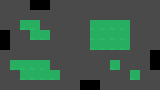

A 2D game scene composited from a Tiled map and its tileset images. What follows is a short description and the map's XML, with every tile layer's data as written:
An orthogonal 16x9 tile map with 10x10 px tiles, 1 tile layer (Слой тайлов 1) and 12 objects.

<map version="1.2" tiledversion="1.2.5" orientation="orthogonal" renderorder="right-down" width="16" height="9" tilewidth="10" tileheight="10" infinite="0" nextlayerid="3" nextobjectid="14">
 <tileset firstgid="1" source="Tiles.tsx" />
 <layer id="1" name="Слой тайлов 1" width="16" height="9">
  <data encoding="csv">
768,768,768,0,0,768,768,768,768,768,768,768,768,768,768,768,
768,768,768,768,768,768,768,768,768,768,768,768,768,768,768,768,
768,768,8,8,768,768,768,768,768,8,8,8,8,768,768,768,
0,768,768,8,8,768,768,768,768,8,8,8,8,768,768,768,
0,768,768,768,768,768,768,768,768,8,8,8,8,768,768,768,
768,768,768,768,768,768,768,768,768,768,768,768,768,768,768,201,
768,8,8,8,8,768,768,768,768,768,768,8,768,768,768,0,
768,768,8,8,8,8,768,768,768,768,768,768,768,8,768,768,
768,768,768,768,768,768,768,768,0,0,768,768,768,768,768,768
</data>
 </layer>
 <objectgroup id="2" name="Objects">
  <object id="1" x="0.15949" y="29.6651">
   <polyline points="0,0 -0.318979,-29.8246 29.3461,-29.9841" />
  </object>
  <object id="2" x="49.6013" y="-0.15949">
   <polyline points="0,0 110.207,-0.15949 110.207,49.7608" />
  </object>
  <object id="3" x="159.649" y="69.8565">
   <polyline points="0,0 0.15949,20.0957 -59.6491,20.0957" />
  </object>
  <object id="4" x="79.2663" y="89.6332">
   <polyline points="0,0 -79.5853,0.318979 -79.4258,-39.8724" />
  </object>
  <object id="5" x="19.4577" y="20.0957" width="20.5742" height="9.88836" />
  <object id="6" x="29.5056" y="29.8246" width="20.7337" height="9.88836" />
  <object id="7" x="9.56938" y="59.4896" width="10.5263" height="10.6858" />
  <object id="8" x="49.6013" y="69.8565" width="10.5263" height="9.72887" />
  <object id="9" x="19.7767" y="59.9681" width="29.8246" height="19.7767" />
  <object id="10" x="89.6332" y="20.0957" width="40.1914" height="29.8246" />
  <object id="11" x="109.888" y="60.2871" width="9.88836" height="9.88836" />
  <object id="13" x="129.825" y="69.697" width="10.2073" height="10.0478" />
 </objectgroup>
</map>
